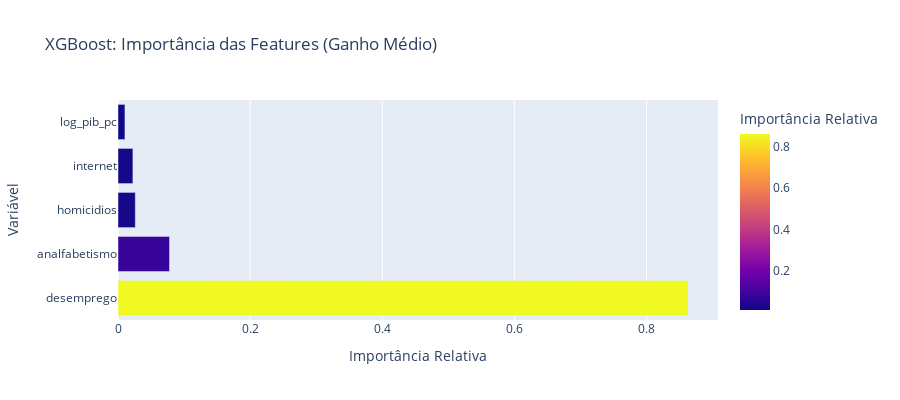

The notebook cell this image was saved under:
### Markdown cell above
## 4. Modelo 2: XGBoost (Gradient Boosting)

### Objetivo de Otimização
$$\text{Loss} = \sum_{i=1}^{n} l(y_i, \hat{y}_i) + \sum_{k=1}^{K} \Omega(f_k)$$

Onde:
- $l()$ = função de perda (squared error para regressão)
- $\Omega(f)$ = termo de regularização (penaliza complexidade)

### Predição Iterativa
$$\hat{y}_i^{(t)} = \hat{y}_i^{(t-1)} + \eta \cdot f_t(x_i)$$

Onde:
- $t$ = iteração (1 a 150)
- $\eta$ = learning rate (0.1)
- $f_t()$ = árvore treinada na iteração $t$

### Regularização
$$\Omega(f) = \gamma T + \frac{1}{2}\lambda \|w\|^2$$

Onde:
- $T$ = número de folhas
- $\gamma$ = penalidade por complexidade
- $\lambda$ = penalidade L2 dos pesos

### Code cell
xgb_search = RandomizedSearchCV(
    estimator=xgb.XGBRegressor(random_state=42, verbosity=0, tree_method='hist'),
    param_distributions=param_dist_xgb,
    n_iter=30,
    scoring='r2',
    cv=5,
    random_state=42,
    n_jobs=-1,
    verbose=1
)

xgb_search.fit(X_train, y_train)
xgb_model = xgb_search.best_estimator_
print('Melhores parâmetros (XGB):', xgb_search.best_params_)

# Predições
y_train_pred_xgb = xgb_model.predict(X_train)
y_test_pred_xgb = xgb_model.predict(X_test)

# Métricas
r2_train_xgb = r2_score(y_train, y_train_pred_xgb)
r2_test_xgb = r2_score(y_test, y_test_pred_xgb)
rmse_test_xgb = np.sqrt(mean_squared_error(y_test, y_test_pred_xgb))
mae_test_xgb = mean_absolute_error(y_test, y_test_pred_xgb)

# Validação Cruzada
cv_scores_xgb = cross_val_score(xgb_model, X_train, y_train, cv=5, scoring='r2')

print(f"\n Desempenho:")
print(f"   R² Treino: {r2_train_xgb:.4f}")
print(f"   R² Teste:  {r2_test_xgb:.4f}")
print(f"   RMSE:      {rmse_test_xgb:.4f}")
print(f"   MAE:       {mae_test_xgb:.4f}")
print(f"\n Validação Cruzada (5-fold):")
print(f"   R² Médio: {cv_scores_xgb.mean():.4f} (+/- {cv_scores_xgb.std():.4f})")

# Feature Importance
feature_importance_xgb = pd.DataFrame({
    'Feature': variaveis_preditoras,
    'Importance': xgb_model.feature_importances_
}).sort_values('Importance', ascending=False)

print(f"\n Feature Importance (XGBoost):")
for idx, row in feature_importance_xgb.iterrows():
    pct = row['Importance'] * 100
    print(f"   {row['Feature']:20s}: {pct:6.2f}%")

# Visualização
fig_xgb_imp = px.bar(
    feature_importance_xgb,
    x='Importance',
    y='Feature',
    orientation='h',
    title='XGBoost: Importância das Features (Ganho Médio)',
    labels={'Importance': 'Importância Relativa', 'Feature': 'Variável'},
    color='Importance',
    color_continuous_scale='Plasma'
)
fig_xgb_imp.update_layout(showlegend=False, height=400)
fig_xgb_imp.show()

### Figure 1 — Plotly figure (JSON) as saved in the notebook; plotly's stock layout.template omitted (floating-point values rounded to 4 significant figures)
{"data": [{"hovertemplate": "Importância Relativa=%{marker.color}<br>Variável=%{y}<extra></extra>", "legendgroup": "", "marker": {"color": [0.8627, 0.078, 0.02621, 0.02256, 0.0105], "coloraxis": "coloraxis", "pattern": {"shape": ""}}, "name": "", "orientation": "h", "showlegend": false, "textposition": "auto", "type": "bar", "x": [0.8627, 0.078, 0.02621, 0.02256, 0.0105], "xaxis": "x", "y": ["desemprego", "analfabetismo", "homicidios", "internet", "log_pib_pc"], "yaxis": "y"}], "layout": {"barmode": "relative", "coloraxis": {"colorbar": {"title": {"text": "Importância Relativa"}}, "colorscale": [[0, "#0d0887"], [0.1111, "#46039f"], [0.2222, "#7201a8"], [0.3333, "#9c179e"], [0.4444, "#bd3786"], [0.5556, "#d8576b"], [0.6667, "#ed7953"], [0.7778, "#fb9f3a"], [0.8889, "#fdca26"], [1, "#f0f921"]]}, "height": 400, "legend": {"tracegroupgap": 0}, "showlegend": false, "title": {"text": "XGBoost: Importância das Features (Ganho Médio)"}, "xaxis": {"anchor": "y", "domain": [0, 1], "title": {"text": "Importância Relativa"}}, "yaxis": {"anchor": "x", "domain": [0, 1], "title": {"text": "Variável"}}}}
